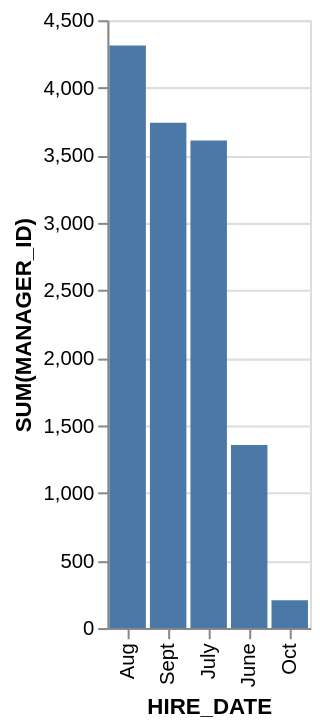

Express this chart as Vega-Lite.
### Vega-Lite specification from a JSON file in a GitHub repository (floating-point values rounded to 4 significant figures)
{"data": {"values": [{"x_data": "Aug", "y_data": 4314}, {"x_data": "Sept", "y_data": 3741}, {"x_data": "July", "y_data": 3610}, {"x_data": "June", "y_data": 1355}, {"x_data": "Oct", "y_data": 205}]}, "mark": "bar", "encoding": {"x": {"field": "x_data", "type": "nominal", "title": "HIRE_DATE", "sort": {"op": "sum", "field": "y_data", "order": "descending"}}, "y": {"field": "y_data", "type": "quantitative", "title": "SUM(MANAGER_ID)"}}}
